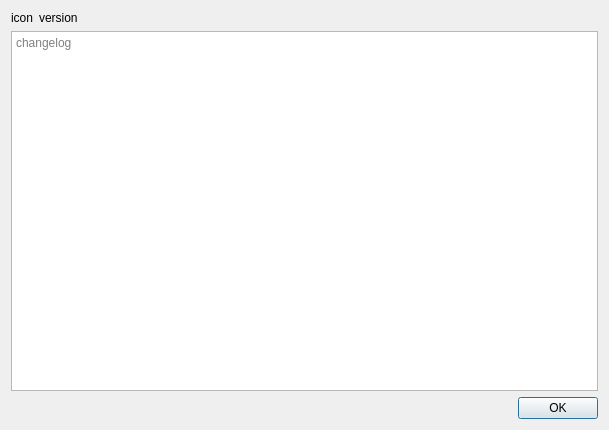
<?xml version="1.0" encoding="UTF-8"?>
<ui version="4.0">
 <class>UpdateDialog</class>
 <widget class="QDialog" name="UpdateDialog">
  <property name="geometry">
   <rect>
    <x>0</x>
    <y>0</y>
    <width>609</width>
    <height>430</height>
   </rect>
  </property>
  <property name="windowTitle">
   <string>Dialog</string>
  </property>
  <layout class="QVBoxLayout" name="verticalLayout">
   <item>
    <layout class="QFormLayout" name="formLayout">
     <item row="0" column="0">
      <widget class="QLabel" name="infoIcon">
       <property name="text">
        <string>icon</string>
       </property>
      </widget>
     </item>
     <item row="0" column="1">
      <widget class="QLabel" name="versionData">
       <property name="text">
        <string>version</string>
       </property>
      </widget>
     </item>
    </layout>
   </item>
   <item>
    <widget class="QTextEdit" name="versionDetails">
     <property name="undoRedoEnabled">
      <bool>false</bool>
     </property>
     <property name="readOnly">
      <bool>true</bool>
     </property>
     <property name="textInteractionFlags">
      <set>Qt::LinksAccessibleByKeyboard|Qt::LinksAccessibleByMouse|Qt::TextBrowserInteraction|Qt::TextSelectableByKeyboard|Qt::TextSelectableByMouse</set>
     </property>
     <property name="placeholderText">
      <string>changelog</string>
     </property>
    </widget>
   </item>
   <item>
    <widget class="QDialogButtonBox" name="buttonBox">
     <property name="orientation">
      <enum>Qt::Horizontal</enum>
     </property>
     <property name="standardButtons">
      <set>QDialogButtonBox::Ok</set>
     </property>
    </widget>
   </item>
  </layout>
 </widget>
 <resources/>
 <connections>
  <connection>
   <sender>buttonBox</sender>
   <signal>accepted()</signal>
   <receiver>UpdateDialog</receiver>
   <slot>accept()</slot>
   <hints>
    <hint type="sourcelabel">
     <x>248</x>
     <y>254</y>
    </hint>
    <hint type="destinationlabel">
     <x>157</x>
     <y>274</y>
    </hint>
   </hints>
  </connection>
  <connection>
   <sender>buttonBox</sender>
   <signal>rejected()</signal>
   <receiver>UpdateDialog</receiver>
   <slot>reject()</slot>
   <hints>
    <hint type="sourcelabel">
     <x>316</x>
     <y>260</y>
    </hint>
    <hint type="destinationlabel">
     <x>286</x>
     <y>274</y>
    </hint>
   </hints>
  </connection>
 </connections>
</ui>
